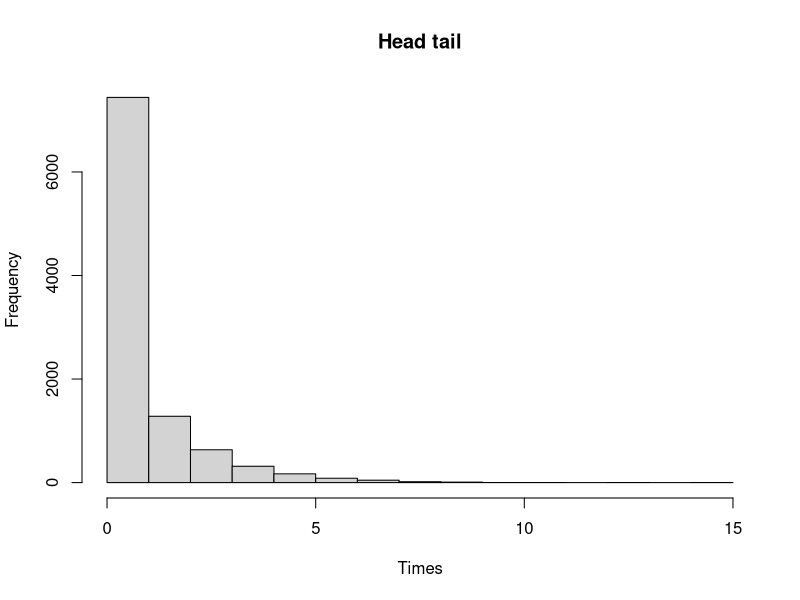

R code for this plot:
## ---- chunk 1
coin <- c("head", "tail")

sample(coin, 2, replace = T)
## ---- chunk 2
x = -1
  repeat{
    t = sample(coin, 2, replace = T)
    x = x + 1
    if(all(t == c("head", "tail")) | all(t == c("tail", "head"))){ 
    # or for another toss: if(all(t == c("head", "head"))){
      break
    }
  }
## ---- chunk 3
ht <- NULL
for (i in 1:10000) {
  x = -1
  repeat{
    t = sample(coin, 2, replace = T)
    x = x + 1
    if(all(t == c("head", "tail")) | all(t == c("tail", "head"))){ 
    # or for another toss: if(all(t == c("head", "head"))){
      break
    }
  }
  ht <- c(ht, x)
}

# Plot the result (ht, "head tail"; hh, "head head"): 

hist(ht, main = "Head tail", xlab = "Times")
